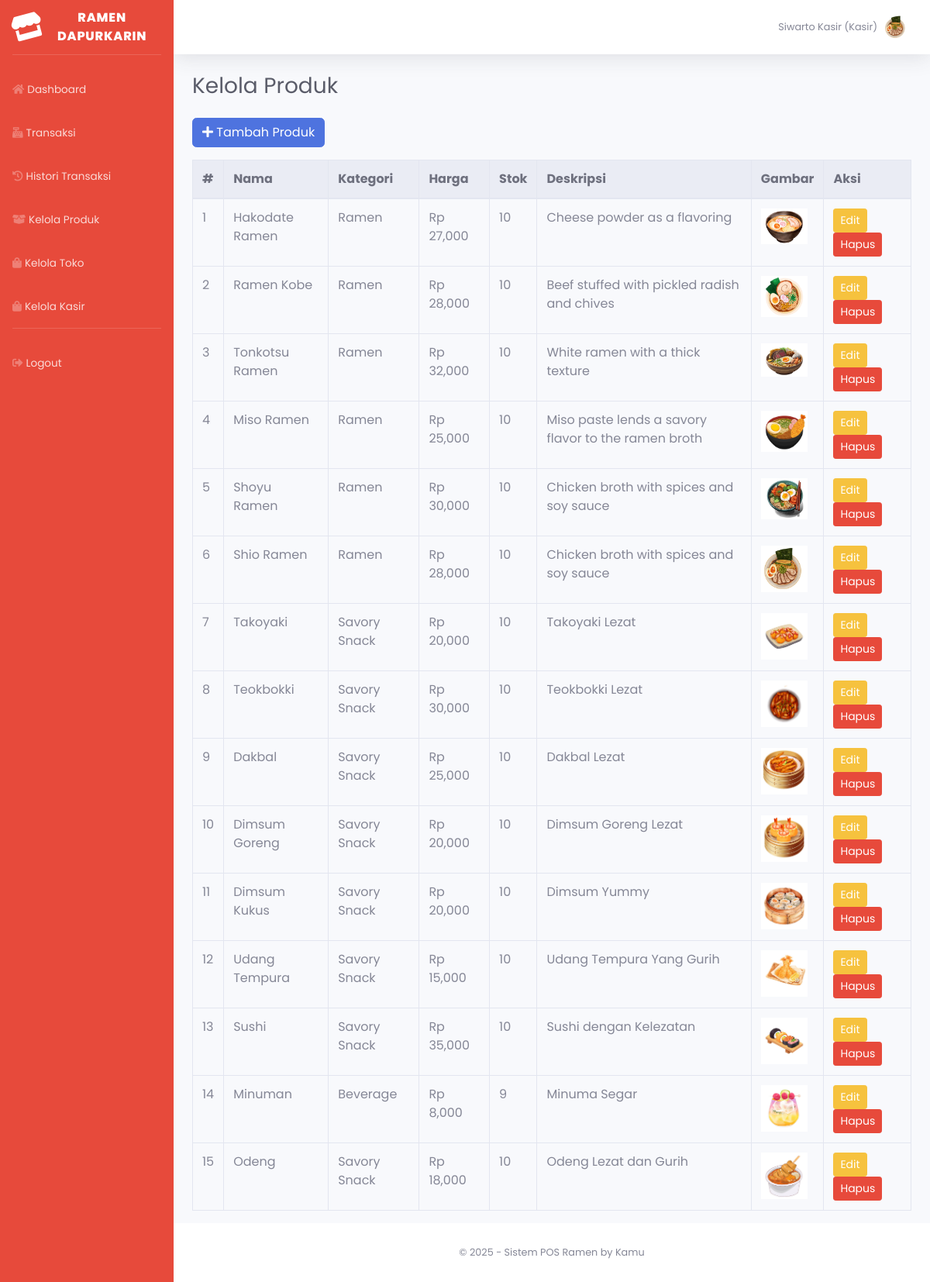
Screenshot of /views/kasir/produk/index.php (signed in) with the database file from the repository.
### tables this page shows
CREATE TABLE `produk` (
  `id` int(11) NOT NULL,
  `nama_produk` varchar(100) NOT NULL,
  `deskripsi` text DEFAULT NULL,
  `harga` int(11) NOT NULL,
  `stok` int(11) DEFAULT 0,
  `gambar` varchar(255) DEFAULT NULL,
  `created_at` timestamp NOT NULL DEFAULT current_timestamp(),
  `kategori_id` int(11) DEFAULT NULL
);

CREATE TABLE `kategori` (
  `kategori_id` int(11) NOT NULL,
  `nama_kategori` varchar(100) NOT NULL
);

### views/kasir/produk/index.php (the view, shortened to what this page needs)
<?php
include_once '../../layouts/header.php';
include_once '../../layouts/sidebar.php';
$query = mysqli_query($conn, "
    SELECT produk.*, kategori.nama_kategori
    FROM produk
    LEFT JOIN kategori ON produk.kategori_id = kategori.kategori_id
    ORDER BY id DESC
");
?>
<div class="container-fluid">
    <h1 class="h3 mb-4 text-gray-800">Kelola Produk</h1>
    <a href="tambah.php" class="btn btn-primary mb-3">
        <i class="fas fa-plus"></i> Tambah Produk
    </a>
    <table class="table table-bordered table-hover">
        <thead class="thead-light">
            <tr>
                <th>#</th>
                <th>Nama</th>
                <th>Kategori</th>
                <th>Harga</th>
                <th>Stok</th>
                <th>Deskripsi</th>
                <th>Gambar</th>
                <th>Aksi</th>
            </tr>
        </thead>
        <tbody>
        <?php $no = 1; while ($row = mysqli_fetch_assoc($query)) : ?>
            <tr>
                <td><?= $no++ ?></td>
                <td><?= htmlspecialchars($row['nama_produk']) ?></td>
                <td><?= htmlspecialchars($row['nama_kategori'] ?? '-') ?></td>
                <td>Rp <?= number_format($row['harga']) ?></td>
                <td><?= $row['stok'] ?></td>
                <td><?= nl2br(htmlspecialchars($row['deskripsi'])) ?></td>
                <td>
                    <?php if (!empty($row['gambar'])): ?>
                        <img src="/restoran_ramen/public/img/produk/<?= $row['gambar'] ?>" width="60">
                    <?php else: ?>
                        <span class="text-muted">Tidak ada</span>
                    <?php endif; ?>
                </td>
                <td>
                    <a href="edit.php?id=<?= $row['id'] ?>" class="btn btn-warning btn-sm">Edit</a>
                    <button onclick="hapusProduk(<?= $row['id'] ?>)" class="btn btn-danger btn-sm">Hapus</button>
                </td>
            </tr>
        <?php endwhile; ?>
        </tbody>
    </table>
</div>
<?php include_once '../../layouts/footer.php'; ?>

### views/layouts/header.php (shortened to what this page needs)
<!DOCTYPE html>
<html lang="id">
<head>
    <link href="/restoran_ramen/sb-admin/vendor/fontawesome-free/css/all.min.css" rel="stylesheet">
    <link href="/restoran_ramen/sb-admin/css/sb-admin-2.min.css" rel="stylesheet">
    <link href="/restoran_ramen/sb-admin/vendor/datatables/dataTables.bootstrap4.min.css" rel="stylesheet">
</head>
<body id="page-top">
<div id="wrapper">

### views/layouts/sidebar.php (shortened to what this page needs)
<?php
$user = $_SESSION['user'];
$role = $user['role'];
$foto_user = $user['foto'] ?? 'default.png';
$nama_toko = 'Ramen DapurKarin';
?>
<ul class="navbar-nav bg-danger sidebar sidebar-dark accordion" id="accordionSidebar">
    <a class="sidebar-brand d-flex align-items-center justify-content-center" href="#">
        <div class="sidebar-brand-icon rotate-n-15">
            <i class="fas fa-store"></i>
        </div>
        <div class="sidebar-brand-text mx-3"><?= $nama_toko ?></div>
    </a>
    <hr class="sidebar-divider">
    <?php if ($role === 'kasir'): ?>
        <li class="nav-item">
            <a class="nav-link" href="/restoran_ramen/views/kasir/index.php">
                <i class="fas fa-home"></i><span>Dashboard</span>
            </a>
        </li>
        <li class="nav-item">
            <a class="nav-link" href="/restoran_ramen/views/kasir/transaksi/index.php">
                <i class="fas fa-cash-register"></i><span>Transaksi</span>
            </a>
        </li>
        <li class="nav-item">
            <a class="nav-link" href="/restoran_ramen/views/kasir/histori/index.php">
                <i class="fas fa-history"></i><span>Histori Transaksi</span>
            </a>
        </li>
        <li class="nav-item">
            <a class="nav-link" href="/restoran_ramen/views/kasir/produk/index.php">
                <i class="fas fa-box-open"></i><span>Kelola Produk</span>
            </a>
        </li>
        <li class="nav-item">
            <a class="nav-link" href="/restoran_ramen/views/kasir/toko/index.php">
                <i class="fas fa-shopping-bag"></i><span>Kelola Toko</span>
            </a>
        </li>
        <li class="nav-item">
            <a class="nav-link" href="/restoran_ramen/views/kasir/profile/index.php">
                <i class="fas fa-shopping-bag"></i><span>Kelola Kasir</span>
            </a>
        </li>
    <?php endif; ?>
    <hr class="sidebar-divider d-none d-md-block">
    <li class="nav-item">
        <a class="nav-link" href="/restoran_ramen/views/auth/logout.php">
            <i class="fas fa-sign-out-alt"></i><span>Logout</span>
        </a>
    </li>
</ul>
<div id="content-wrapper" class="d-flex flex-column">
    <div id="content">
<nav class="navbar navbar-expand navbar-light bg-white topbar mb-4 static-top shadow">
    <ul class="navbar-nav ml-auto">
        <li class="nav-item dropdown no-arrow">
            <a class="nav-link dropdown-toggle" href="#" id="userDropdown" role="button"
               data-toggle="dropdown" aria-haspopup="true" aria-expanded="false">
                <span class="mr-2 d-none d-lg-inline text-gray-600 small">
                    <?= htmlspecialchars($user['nama_lengkap']) ?> (<?= ucfirst($role) ?>)
                </span>
                <img class="img-profile rounded-circle"
                     src="/restoran_ramen/public/img/user/<?= $foto_user ?>" width="30" height="30">
            </a>
        </li>
    </ul>
</nav>

### views/layouts/footer.php (shortened to what this page needs)
</div>
<footer class="sticky-footer bg-white">
    <div class="container my-auto">
        <div class="copyright text-center my-auto">
            <span>© <?= date('Y') ?> - Sistem POS Ramen by Kamu</span>
        </div>
    </div>
</footer>
</div>
</div>
</body>
</html>

### views/layouts/header.php (style rules this page uses)
body, .navbar, .sidebar, .card, .form-control, .btn { font-family: 'Poppins', sans-serif !important; }

### rows the page displays
produk: nama_produk "Hakodate Ramen", kategori.nama_kategori "Ramen", harga "27,000", stok "10", deskripsi "Cheese powder as a flavoring", gambar (picture)
produk: nama_produk "Ramen Kobe", kategori.nama_kategori "Ramen", harga "28,000", stok "10", deskripsi "Beef stuffed with pickled radish and chives", gambar (picture)
produk: nama_produk "Tonkotsu Ramen", kategori.nama_kategori "Ramen", harga "32,000", stok "10", deskripsi "White ramen with a thick texture", gambar (picture)
produk: nama_produk "Miso Ramen", kategori.nama_kategori "Ramen", harga "25,000", stok "10", deskripsi "Miso paste lends a savory flavor to the ramen broth", gambar (picture)
produk: nama_produk "Shoyu Ramen", kategori.nama_kategori "Ramen", harga "30,000", stok "10", deskripsi "Chicken broth with spices and soy sauce", gambar (picture)
produk: nama_produk "Shio Ramen", kategori.nama_kategori "Ramen", harga "28,000", stok "10", deskripsi "Chicken broth with spices and soy sauce", gambar (picture)
produk: nama_produk "Takoyaki", kategori.nama_kategori "Savory Snack", harga "20,000", stok "10", deskripsi "Takoyaki Lezat", gambar (picture)
produk: nama_produk "Teokbokki", kategori.nama_kategori "Savory Snack", harga "30,000", stok "10", deskripsi "Teokbokki Lezat", gambar (picture)
produk: nama_produk "Dakbal", kategori.nama_kategori "Savory Snack", harga "25,000", stok "10", deskripsi "Dakbal Lezat", gambar (picture)
produk: nama_produk "Dimsum Goreng", kategori.nama_kategori "Savory Snack", harga "20,000", stok "10", deskripsi "Dimsum Goreng Lezat", gambar (picture)
produk: nama_produk "Dimsum Kukus", kategori.nama_kategori "Savory Snack", harga "20,000", stok "10", deskripsi "Dimsum Yummy", gambar (picture)
produk: nama_produk "Udang Tempura", kategori.nama_kategori "Savory Snack", harga "15,000", stok "10", deskripsi "Udang Tempura Yang Gurih", gambar (picture)
produk: nama_produk "Sushi", kategori.nama_kategori "Savory Snack", harga "35,000", stok "10", deskripsi "Sushi dengan Kelezatan", gambar (picture)
produk: nama_produk "Minuman", kategori.nama_kategori "Beverage", harga "8,000", stok "9", deskripsi "Minuma Segar", gambar (picture)
produk: nama_produk "Odeng", kategori.nama_kategori "Savory Snack", harga "18,000", stok "10", deskripsi "Odeng Lezat dan Gurih", gambar (picture)

### other values shown
$nama_toko "RAMEN DAPURKARIN"
$user['nama_lengkap'] "Siwarto Kasir"
$role "Kasir"
